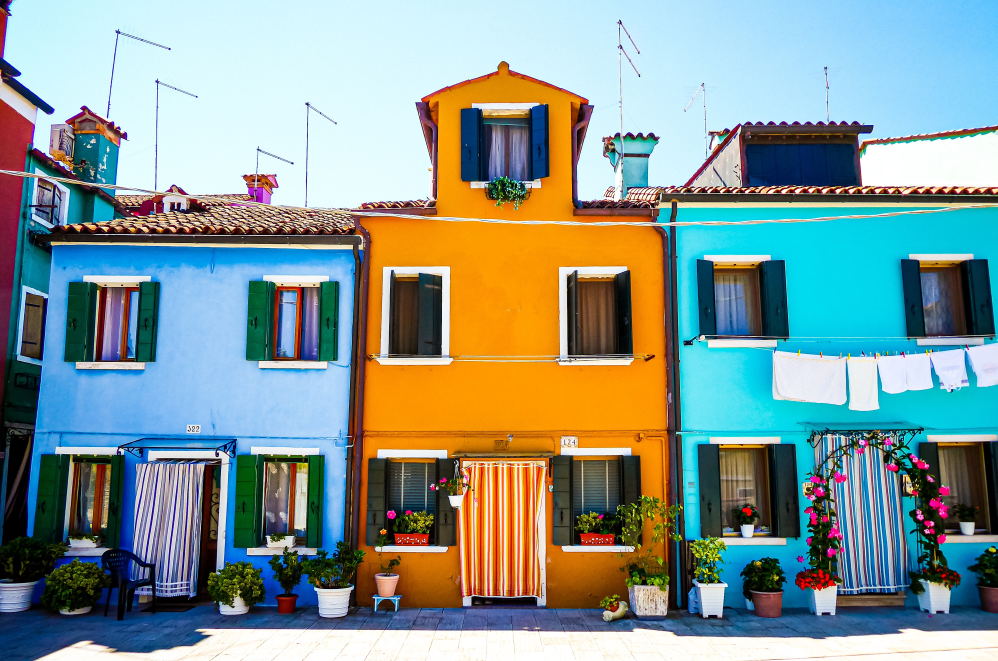
#> input picture PythonSaved/Materials/Python/02_Code_Demos/06_NumPy_and_Pillow_Images/house.jpg, 3989 x 2644 px, given in place of clock.jpg, which was not available (shown at 1/4 size)
$ python imagedemo_pillow_full.py
#> lines starting #> are read from the running program, lines starting #| are printed output that depends on the picture
# -*- coding: utf-8 -*-
"""
Created on Sun May 21 13:12:37 2023

@author: anilk
"""
#pip install Pillow
# Imports PIL module
from PIL import Image

# open method used to open different extension image file
im = Image.open(r"images/clock.jpg")
#> im is the input picture: PIL image 3989x2644 RGB; mean R, G, B 133.4, 151.8, 146.8

# This method will show image in any image viewer
print(type(im))
#| <class 'PIL.JpegImagePlugin.JpegImageFile'>
im.show()


from PIL import Image
filename = r"images/clock.jpg"
fname="house.jpg"
with Image.open(fname) as img:
    a=img.load()
    print(type(a))
#| <class 'PixelAccess'>


print(type(img))
#| <class 'PIL.JpegImagePlugin.JpegImageFile'>
print(img.format)
#| JPEG
print(img.mode)
#| RGB
print(img.size)
#| (3989, 2644)

isinstance(img, Image.Image)

img.show()

#to see image details
print(img.format)
#| JPEG
#'JPEG'

print(img.size)
#| (3989, 2644)
#(3989, 2644)

print(img.mode)
#| RGB


#crop the image to some size
#cropped_image = img.crop((left, top, right, bottom))
cropped_img = img.crop((300, 150, 700, 1000))
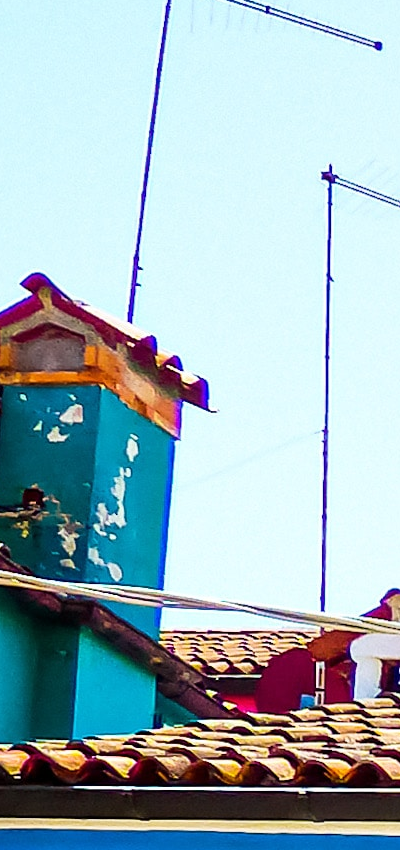
#> cropped_img: PIL image 400x850 RGB; mean R, G, B 158.9, 182, 188.5
print(cropped_img.size)
#| (400, 850)
#(400, 850)

cropped_img.show()

#to reduce image size

low_res_img = cropped_img.resize((cropped_img.width // 4, cropped_img.height // 4))
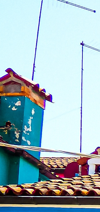
#> low_res_img: PIL image 100x212 RGB; mean R, G, B 158.9, 182, 188.5
low_res_img.show()

#similar scaling is possible with reduce function
low_res_img = cropped_img.reduce(4)
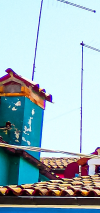
#> low_res_img: PIL image 100x213 RGB; mean R, G, B 158.6, 181.9, 188.5

# to save the image in the file
cropped_img.save("cropped_image.jpg")
low_res_img.save("low_resolution_cropped_image.png")
low_res_img.show()

#image will appear in inverted way
converted_img = img.transpose(Image.FLIP_TOP_BOTTOM)
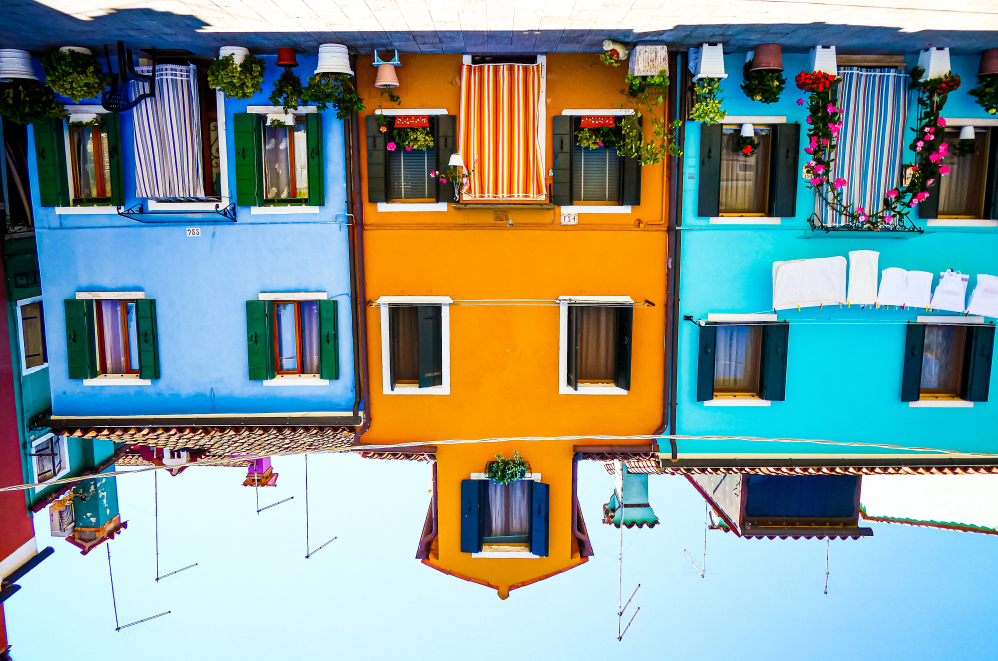
#> converted_img: PIL image 3989x2644 RGB (shown at 1/4 size); mean R, G, B 133.4, 151.8, 146.8
converted_img.show()
converted_img = img.transpose(Image.TRANSVERSE)
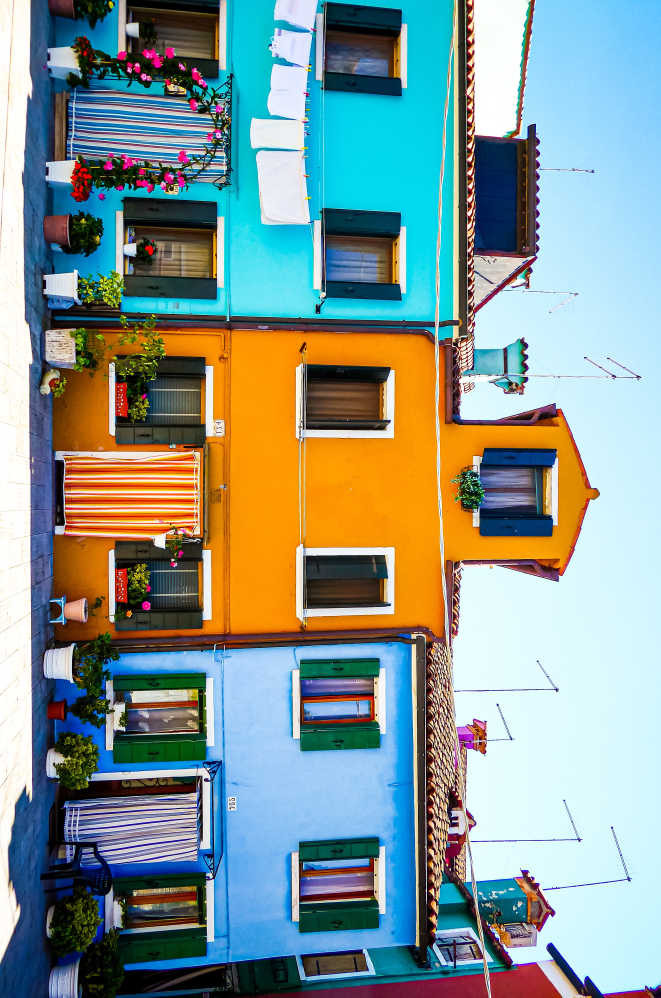
#> converted_img: PIL image 2644x3989 RGB (shown at 1/4 size); mean R, G, B 133.4, 151.8, 146.8
#> (the run stopped early here; a loop or call above may not have finished)
